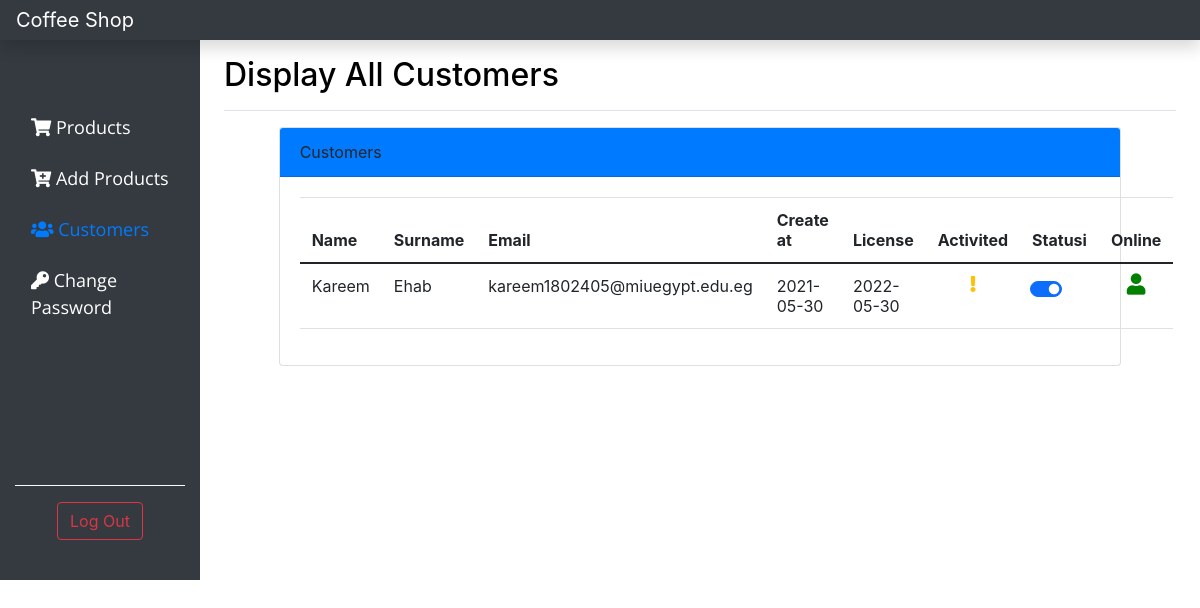
/customers.php (signed in), run on the app's committed database.
### tables this page shows
CREATE TABLE `users` (
  `id` int(11) NOT NULL,
  `name` varchar(255) NOT NULL,
  `lastname` varchar(255) NOT NULL,
  `email` varchar(255) NOT NULL,
  `password` varchar(255) NOT NULL,
  `create_date` timestamp NOT NULL DEFAULT current_timestamp(),
  `license_date` varchar(255) DEFAULT NULL,
  `active_status` varchar(255) NOT NULL,
  `status` smallint(1) NOT NULL DEFAULT 0,
  `role` varchar(255) NOT NULL DEFAULT 'user',
  `online` smallint(6) NOT NULL DEFAULT 0
);

### product_class.php (called while the page is built, shortened)
<?php
class Products {
    private $servername = "localhost";
    private $username = "root";
    private $password = "";
    private $database = "phpoop";
    public $con;
    public function __construct()
    {
        $this->con = new mysqli($this->servername, $this->username, $this->password, $this->database);
        if (mysqli_connect_error()) {
            trigger_error("Failed to connect to MySQL: " . mysqli_connect_error());
        } else {
            return $this->con;
        }
    }
    public function displayUsers(){
        $query = "SELECT * FROM users WHERE role = 'user'";
        $result = $this->con->query($query);
        if ($result->num_rows > 0) {
            $data = [];
            while ($row = $result->fetch_assoc()) {
                $data[] =  $row;
            }
            return $data;
        } else {
            echo "No found records";
        }
    }
}

### customers.php (the view, shortened to what this page needs)
<?php
include "product_class.php";
$users = new Products();
$display = $users->displayUsers();
?>
<html lang="en">
<head>
    <link rel="stylesheet" href="admin.css">
    <link href="https://cdn.jsdelivr.net/npm/bootstrap@5.0.0-beta1/dist/css/bootstrap.min.css" rel="stylesheet">
    <link rel="stylesheet" href="https://cdnjs.cloudflare.com/ajax/libs/twitter-bootstrap/4.5.2/css/bootstrap.css">
    <link rel="stylesheet" href="https://cdn.datatables.net/1.10.22/css/dataTables.bootstrap4.min.css">
    <link rel="stylesheet" href="https://cdn.datatables.net/responsive/2.2.6/css/responsive.bootstrap4.min.css">
    <link rel="stylesheet" href="https://cdnjs.cloudflare.com/ajax/libs/font-awesome/5.15.1/css/all.min.css">
</head>
<body>
    <header class="navbar navbar-dark sticky-top bg-dark flex-md-nowrap p-0 shadow">
        <a class="navbar-brand col-md-3 col-lg-2 me-0 px-3" href="#">Coffee Shop</a>
    </header>
    <div class="container-fluid">
        <div class="row">
            <nav id="sidebarMenu" class="col-md-3 col-lg-2 d-md-block bg-dark sidebar collapse ">
                <div class="position-sticky pt-3">
                    <ul class="nav flex-column">
                        <li class="nav-item  mb-2">
                            <a class="nav-link  text-white" href="product.php">
                                <i class="fas fa-shopping-cart"></i>
                                Products
                            </a>
                        </li>
                        <li class="nav-item  mb-2">
                            <a class="nav-link  text-white" href="add_product.php">
                                <i class="fas fa-cart-plus"></i>
                                Add Products
                            </a>
                        </li>
                        <li class="nav-item  mb-2">
                            <a class="nav-link  active" href="customers.php">
                                <i class="fas fa-users"></i>
                                Customers
                            </a>
                        </li>
                        <li class="nav-item  mb-2">
                            <a class="nav-link text-white" href="changePassword.php">
                                <i class="fas fa-key"></i>
                                Change Password
                            </a>
                        </li>
                    </ul>
                    <div class="border-top border-light p-3 mb-4 mt-5">
                        <div class="text-center">
                        <a href="logoutadmin.php" class="btn btn-outline-danger">Log Out</a>
                        </div>
                    </div>
                </div>
            </nav>
            <main class="col-md-9 ms-sm-auto col-lg-10 px-md-4">
                <div class="d-flex justify-content-between flex-wrap flex-md-nowrap align-items-center pt-3 pb-2 mb-3 border-bottom">
                    <h1 class="h2">Display All Customers</h1>
                </div>
                <div class="container">
                    <div class="row justify-content-md-center">
                        <div class="col-md-11">
                            <div class="card">
                                <div class="card-header bg-primary">
                                Customers
                                </div>
                                <div class="card-body">
                                <table id="example" class="table  responsive nowrap  table-responsive-sm" style="width:100%">
                                        <thead>
                                            <tr>
                                                <th>Name</th>
                                                <th>Surname</th>
                                                <th>Email</th>
                                                <th>Create at</th>
                                                <th>License</th>
                                                <th>Activited</th>
                                                <th>Statusi</th>
                                                <th>Online</th>
                                            </tr>
                                        </thead>
                                        <tbody>
                                            <?php
                                            if (count($display)) {
                                                foreach ($display as $row) {
                                            ?>
                                                    <tr>
                                                        <td><?php echo ucfirst($row['name']) ?></td>
                                                        <td><?php echo $row['lastname'] ?></td>
                                                        <td><?php echo $row['email'] ?></td>
                                                        <td><?php
                                                        echo date("Y-m-d",strtotime($row['create_date']));
                                                       ?></td>
                                                        <td><?php echo $row['license_date'] ?></td>
                                                        <td class="text-center"><?php  if($row['active_status'] == "verified"){
                                                            ?> <i class="fas fa-check text-success"></i>
                                                         <?php }else{
                                                             ?>
                                                             <i class="fas fa-exclamation text-warning"></i>
                                                             <?php
                                                         }
                                                         ?>
                                                       </td>
                                                       <td class="text-center">
                                                       <div class="form-check form-switch">
  <input type="checkbox"   id='<?php echo $row['id'] ?>' class="form-check-input " <?php echo $row['status']=='0'?'checked':'' ?> >
</div>
                </td>
                <td>
                  <?php
                     if($row['online'] == '0'){ ?>
               <div class="text-center">
                <i class="fa fa-user fa-lg" style="color:red"></i>
              </div>
                   <?php
                     }if($row['online'] == '1'){ ?>
                       <div class="text-center">
                <i class="fa fa-user fa-lg" style="color:green"></i>
              </div>
                  <?php
                     }
                  ?>
                </td>
                                                    </tr>
                                            <?php }
                                            } ?>
                                        </tbody>
                                    </table>
                                </div>
                            </div>
                        </div>
                    </div>
                </div>
            </main>
        </div>
    </div>
</body>
</html>

### admin.css (style rules this page uses)
* { padding: 0; margin: 0; box-sizing: border-box; }
#sidebarMenu .nav { margin-top: 50px; padding-bottom: 100px; }
.nav-link { font-family: 'Open Sans', sans-serif; font-size: 18px; }
.h2 { color:black; }

### data on the page
users: name "Kareem", lastname "Ehab", email "kareem1802405@miuegypt.edu.eg", create_date "2021-05-30", license_date "2022-05-30", status "☑", online 1 (drawn)
